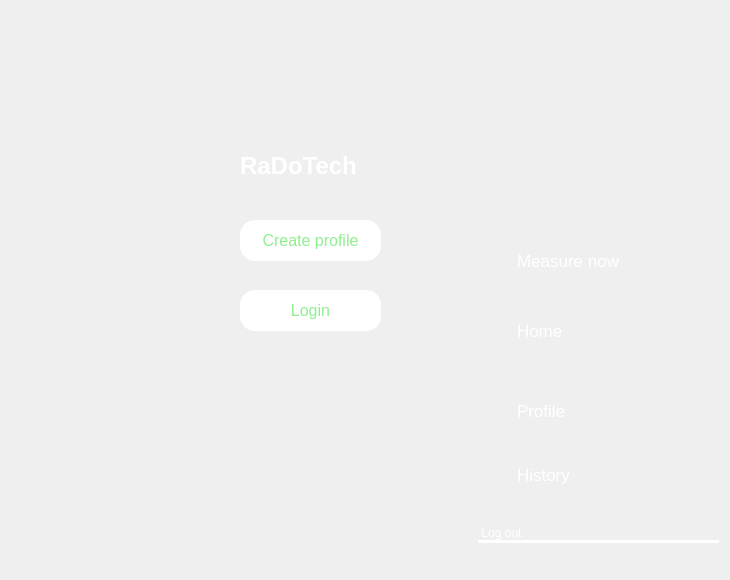
    <widget class="QWidget" name="homepage">
     <property name="styleSheet">
      <string notr="true">QWidget {
    background: qlineargradient(
        spread:pad, 
        x1:0, y1:0, x2:1, y2:1, 
        stop:0 rgba(255, 87, 34, 255), 
        stop:1 rgba(255, 140, 0, 255)
    );
}</string>
     </property>
     <widget class="QPushButton" name="createProfileButton">
      <property name="geometry">
       <rect>
        <x>240</x>
        <y>220</y>
        <width>141</width>
        <height>41</height>
       </rect>
      </property>
      <property name="styleSheet">
       <string notr="true">QPushButton {
    border-radius: 15px;
    background-color: #ffffff;
    color: lightgreen;
    font-size: 16px;
    padding: 10px;
}

QPushButton:hover {
    background-color: #f0f0f0;
    color: #90ee90;
}</string>
      </property>
      <property name="text">
       <string>Create profile</string>
      </property>
     </widget>
     <widget class="QPushButton" name="loginButton">
      <property name="geometry">
       <rect>
        <x>240</x>
        <y>290</y>
        <width>141</width>
        <height>41</height>
       </rect>
      </property>
      <property name="styleSheet">
       <string notr="true">QPushButton {
    border-radius: 15px;
    background-color: #ffffff;
    color: lightgreen;
    font-size: 16px;
    padding: 10px;
}

QPushButton:hover {
    background-color: #f0f0f0;
    color: #90ee90;
}</string>
      </property>
      <property name="text">
       <string>Login</string>
      </property>
     </widget>
     <widget class="QLabel" name="label">
      <property name="geometry">
       <rect>
        <x>240</x>
        <y>140</y>
        <width>161</width>
        <height>51</height>
       </rect>
      </property>
      <property name="styleSheet">
       <string notr="true">QLabel {
    background-color: transparent; 
    font-size: 24px;              
    font-weight: bold;            
    color: white;                 
}</string>
      </property>
      <property name="text">
       <string>RaDoTech</string>
      </property>
     </widget>
     <widget class="QFrame" name="menuFrame">
      <property name="geometry">
       <rect>
        <x>460</x>
        <y>180</y>
        <width>261</width>
        <height>391</height>
       </rect>
      </property>
      <property name="styleSheet">
       <string notr="true">QWidget {
    background: qlineargradient(
        spread:pad, 
        x1:0, y1:0, x2:1, y2:1, 
        stop:0 rgba(255, 87, 34, 255), 
        stop:1 rgba(255, 140, 0, 255)
    );
    border-radius: 15px;
}</string>
      </property>
      <property name="frameShape">
       <enum>QFrame::StyledPanel</enum>
      </property>
      <property name="frameShadow">
       <enum>QFrame::Raised</enum>
      </property>
      <widget class="QPushButton" name="historyButton">
       <property name="geometry">
        <rect>
         <x>20</x>
         <y>264</y>
         <width>231</width>
         <height>61</height>
        </rect>
       </property>
       <property name="styleSheet">
        <string notr="true">QPushButton {
    border-top: none;
    border-left: none;
    border-right: none;
    border-bottom: 2px solid white;
    border: none;
    color: white;
    background: transparent;
    font-size: 17px;
    font-family: Arial, sans-serif;
    padding: 5px;
    text-align: left;
    padding-left: 37px
}

QPushButton:hover {
    color: lightgray;
}</string>
       </property>
       <property name="text">
        <string>History</string>
       </property>
      </widget>
      <widget class="QPushButton" name="profileButton">
       <property name="geometry">
        <rect>
         <x>20</x>
         <y>200</y>
         <width>231</width>
         <height>61</height>
        </rect>
       </property>
       <property name="styleSheet">
        <string notr="true">QPushButton {
    border: none;
    color: white;
    background: transparent;
    font-size: 17px;
    font-family: Arial, sans-serif;
    padding: 5px;
    text-align: left;
    padding-left: 37px
}</string>
       </property>
       <property name="text">
        <string>Profile</string>
       </property>
      </widget>
      <widget class="QPushButton" name="homeButton">
       <property name="geometry">
        <rect>
         <x>20</x>
         <y>120</y>
         <width>231</width>
         <height>61</height>
        </rect>
       </property>
       <property name="styleSheet">
        <string notr="true">QPushButton {
    border: none;
    color: white;
    background: transparent;
    font-size: 17px;
    font-family: Arial, sans-serif;
    padding: 5px;
    text-align: left;
    padding-left: 37px
}</string>
       </property>
       <property name="text">
        <string>Home</string>
       </property>
      </widget>
      <widget class="QPushButton" name="measureNowButton">
       <property name="geometry">
        <rect>
         <x>20</x>
         <y>50</y>
         <width>231</width>
         <height>61</height>
        </rect>
       </property>
       <property name="styleSheet">
        <string notr="true">QPushButton {
    border: none;
    color: white;
    background: transparent;
    font-size: 17px;
    font-family: Arial, sans-serif;
    padding: 5px;
    text-align: left;
    padding-left: 37px
}</string>
       </property>
       <property name="text">
        <string>Measure now</string>
       </property>
      </widget>
      <widget class="QLabel" name="label_7">
       <property name="geometry">
        <rect>
         <x>10</x>
         <y>270</y>
         <width>41</width>
         <height>41</height>
        </rect>
       </property>
       <property name="styleSheet">
        <string notr="true">QLabel {
    background: transparent;
}</string>
       </property>
       <property name="text">
        <string/>
       </property>
       <property name="pixmap">
        <pixmap resource="RaDoTechImages.qrc">:/images/images/historyIcon.png</pixmap>
       </property>
       <property name="scaledContents">
        <bool>true</bool>
       </property>
       <property name="wordWrap">
        <bool>false</bool>
       </property>
      </widget>
      <widget class="QLabel" name="label_8">
       <property name="geometry">
        <rect>
         <x>10</x>
         <y>200</y>
         <width>41</width>
         <height>41</height>
        </rect>
       </property>
       <property name="styleSheet">
        <string notr="true">QLabel {
    background: transparent;
}</string>
       </property>
       <property name="text">
        <string/>
       </property>
       <property name="pixmap">
        <pixmap resource="RaDoTechImages.qrc">:/images/images/mulProfileIcon.png</pixmap>
       </property>
       <property name="scaledContents">
        <bool>true</bool>
       </property>
      </widget>
      <widget class="QLabel" name="label_9">
       <property name="geometry">
        <rect>
         <x>10</x>
         <y>130</y>
         <width>41</width>
         <height>41</height>
        </rect>
       </property>
       <property name="styleSheet">
        <string notr="true">QLabel {
    background: transparent;
}</string>
       </property>
       <property name="text">
        <string/>
       </property>
       <property name="pixmap">
        <pixmap resource="RaDoTechImages.qrc">:/images/images/homeIcon.png</pixmap>
       </property>
       <property name="scaledContents">
        <bool>true</bool>
       </property>
      </widget>
      <widget class="QLabel" name="label_11">
       <property name="geometry">
        <rect>
         <x>10</x>
         <y>50</y>
         <width>41</width>
         <height>41</height>
        </rect>
       </property>
       <property name="styleSheet">
        <string notr="true">QLabel {
    background: transparent;
}</string>
       </property>
       <property name="text">
        <string/>
       </property>
       <property name="pixmap">
        <pixmap resource="RaDoTechImages.qrc">:/images/images/muscle.png</pixmap>
       </property>
       <property name="scaledContents">
        <bool>true</bool>
       </property>
      </widget>
      <widget class="QPushButton" name="logOutButton">
       <property name="geometry">
        <rect>
         <x>0</x>
         <y>340</y>
         <width>83</width>
         <height>25</height>
        </rect>
       </property>
       <property name="styleSheet">
        <string notr="true">QPushButton {
    background-color: transparent;
    color: white;
    border: none;
}</string>
       </property>
       <property name="text">
        <string>Log out</string>
       </property>
      </widget>
      <widget class="QFrame" name="frame_8">
       <property name="geometry">
        <rect>
         <x>18</x>
         <y>360</y>
         <width>241</width>
         <height>3</height>
        </rect>
       </property>
       <property name="maximumSize">
        <size>
         <width>16777215</width>
         <height>3</height>
        </size>
       </property>
       <property name="styleSheet">
        <string notr="true">QFrame {
    background-color: white;
    border: 1px solid white;
}</string>
       </property>
       <property name="frameShape">
        <enum>QFrame::StyledPanel</enum>
       </property>
       <property name="frameShadow">
        <enum>QFrame::Raised</enum>
       </property>
      </widget>
     </widget>
    </widget>
